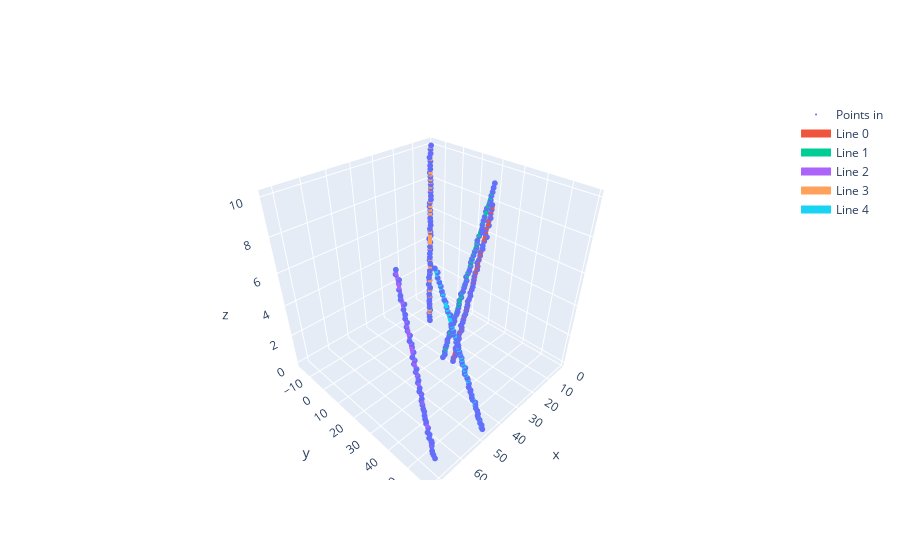

Write notebook code for a chart like this one.
### Code cell
detect_lines(movement_data, threshold=30)
